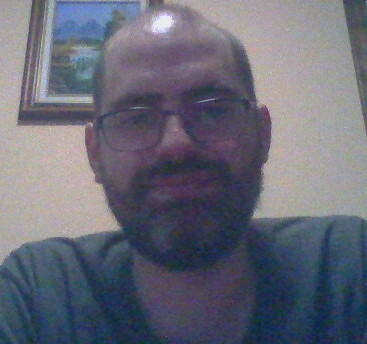
#> input picture follow_person/mom_img/cara.jpg, 367 x 344 px
$ python -i flip_dataset.py   (imports and definitions only)
#> lines starting #> are read from the running program, lines starting #| are printed output that depends on the picture
import xml.etree.ElementTree as ET
import glob
import cv2
import argparse

# [19 lines left out: function flipxml, not called in this run]

def flipImg (file_in, file_out):
#> called with file_in = '../follow_person/mom_img/cara.jpg', file_out = 'out.png'
    img = cv2.imread(file_in)
#> img is the input picture: shape (344, 367, 3); mean B, G, R 119, 105.3, 103.6

    flipHorizontal = cv2.flip(img, 1)
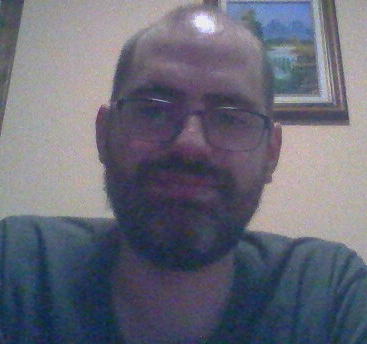
#> flipHorizontal: shape (344, 367, 3); mean B, G, R 119, 105.3, 103.6

    cv2.imwrite(file_out, flipHorizontal)

# [47 lines left out: functions flip, main, not called in this run]


# [2 lines not run here, left out]


>>> result = flipImg('../follow_person/mom_img/cara.jpg', 'out.png')
